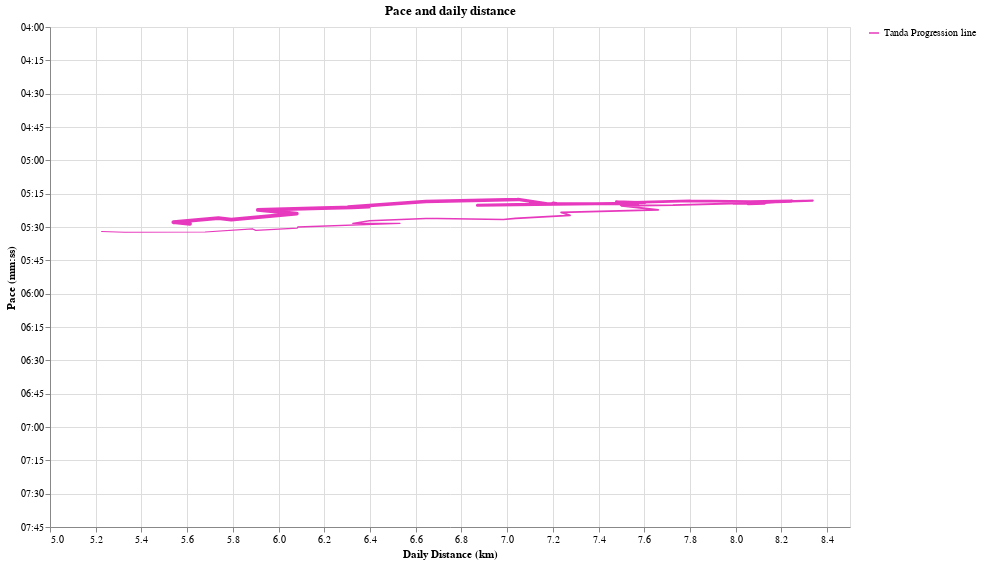

The notebook cell saved with this chart:
### Code cell
daily_df["Legend"] = "Tanda Progression line"
tanda_progression = (
    alt.Chart(daily_df.reset_index().sort_values("date")[-num_days:])
    .mark_trail(strokeCap="square")
    .encode(
        x=alt.X(
            "rolling_km_per_week_daily_distance:Q",
            title="Daily Distance (km)",
            scale=alt.Scale(zero=False),
        ),
        y=alt.Y(
            "rolling_pace_sec_per_km:Q",
            title="Pace (mm:ss)",
            scale=alt.Scale(
                reverse=True,
                zero=False,
                domain=(min(pace_ticks_values), max(pace_ticks_values)),
            ),
            axis=alt.Axis(
                values=pace_ticks_values,
                labelExpr="datum.value > 0 ? timeFormat(datum.value * 1000, '%M:%S') : ''",
            ),
        ),
        tooltip=[
            alt.Tooltip(
                "rolling_km_per_week_daily_distance:Q",
                title="Distance (km)",
                format=".1f",
            ),
            alt.Tooltip(
                "rolling_pace_pretty:N",
                title="Pace (s/km)",
            ),
            alt.Tooltip("date:T", title="Date"),
        ],
        order="date",
        size=alt.Size("date:T", legend=None),
        color=alt.Color(
            "Legend:N",
            legend=alt.Legend(title=None),
            scale=alt.Scale(domain=["Tanda Progression line"], range=["#e739bd"]),
        ),
    )
    .properties(width=800, height=500, title="Pace and daily distance")
    .interactive()
)

tanda_progression.show()
